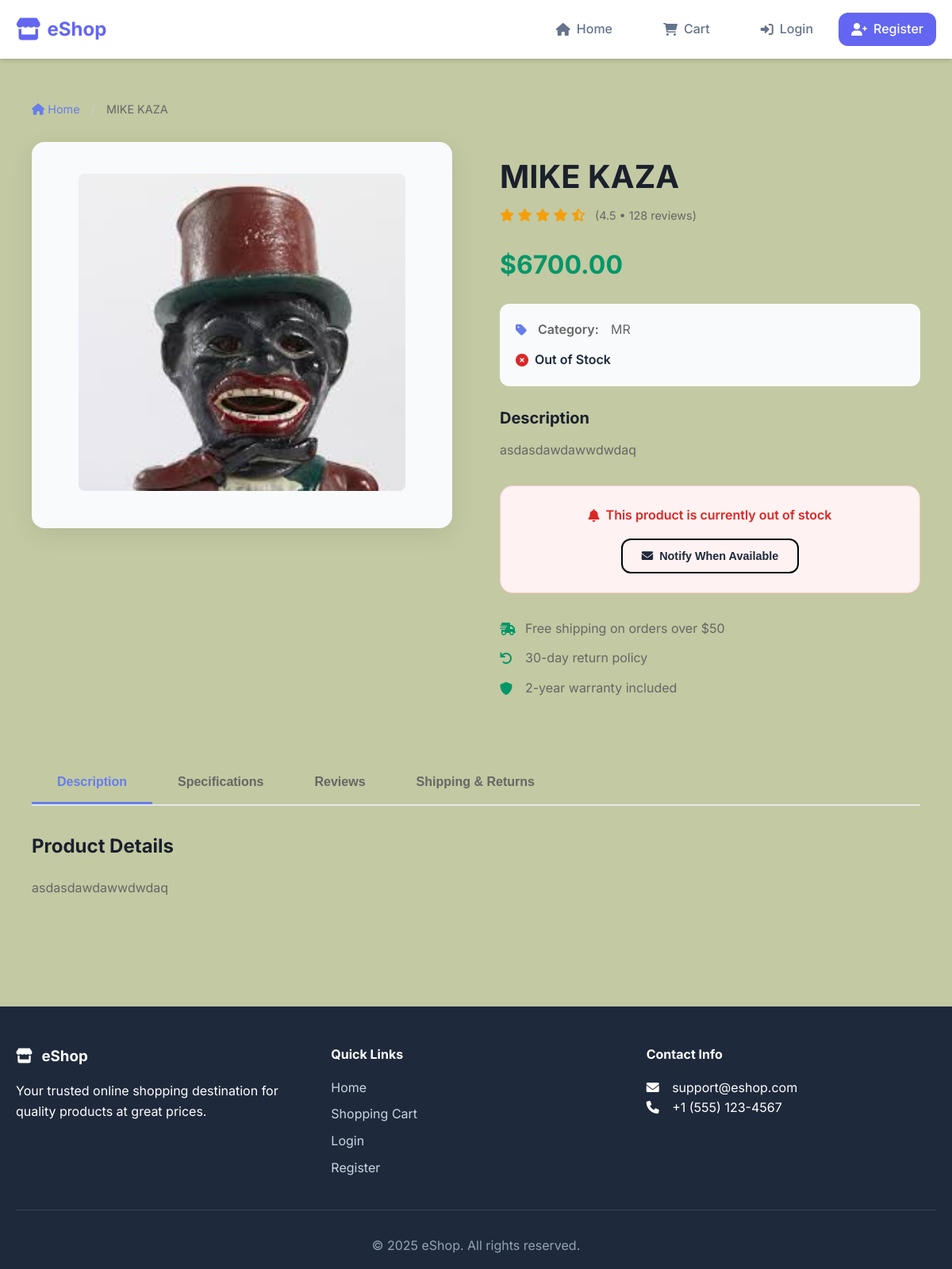
The app's page /product/17 with its own data.
### tables this page shows
CREATE TABLE products(
            product_id INTEGER PRIMARY KEY AUTOINCREMENT,
            name VARCHAR(100) NOT NULL,
            description TEXT,
            price DECIMAL(10,2) NOT NULL,
            stock_quantity INTEGER NOT NULL DEFAULT 0,
            category VARCHAR(50),
            image_url VARCHAR(255),
            created_at TIMESTAMP DEFAULT CURRENT_TIMESTAMP
        );

### app.py (the view)
@app.route("/product/<int:product_id>")
def product_detail(product_id):
    try:
        with get_cursor() as cur:
            cur.execute("SELECT * FROM products WHERE product_id = ?", (product_id,))
            product = cur.fetchone()
        if not product:
            flash('Product not found', 'danger')
            return redirect(url_for('home'))
        return render_template('product.html', product=product)
    except Exception as e:
        flash(f"Error loading product: {str(e)}", 'danger')
        return redirect(url_for('home'))

### app.py (called while the page is built)
@app.context_processor
def utility_processor():
    def get_image_url(image_url):
        if not image_url:
            return url_for('static', filename='images/placeholder.png')
        if image_url.startswith('uploads/'):
            return url_for('static', filename=image_url)
        return image_url
    return dict(get_image_url=get_image_url)

def get_db():
    db = getattr(g, '_database', None)
    if db is None:
        db = g._database = sqlite3.connect(DATABASE)
        db.row_factory = sqlite3.Row
    return db

@app.teardown_appcontext
def close_connection(exception):
    db = getattr(g, '_database', None)
    if db is not None:
        db.close()

@contextmanager
def get_cursor():
    db = get_db()
    cursor = db.cursor()
    try:
        yield cursor
        db.commit()
    except Exception as e:
        db.rollback()
        raise e
    finally:
        cursor.close()

### templates/product.html (shortened to what this page needs)
{% extends "base.html" %}
{% block content %}
<div class="product-page">
    <div class="product-breadcrumb">
        <a href="{{ url_for('home') }}" class="breadcrumb-link">
            <i class="fas fa-home"></i> Home
        </a>
        <span class="breadcrumb-separator">/</span>
        <span class="breadcrumb-current">{{ product.name }}</span>
    </div>
    <div class="product-layout">
        <div class="product-gallery">
            <div class="main-image-container">
                <img src="{{ get_image_url(product.image_url) }}"
                     alt="{{ product.name }}"
                     class="main-product-image"
                     id="mainProductImage">
            </div>
        </div>
        <div class="product-details">
            <div class="product-header">
                <h1 class="product-title">{{ product.name }}</h1>
                <div class="product-rating">
                    <div class="stars">
                        <i class="fas fa-star"></i>
                        <i class="fas fa-star"></i>
                        <i class="fas fa-star"></i>
                        <i class="fas fa-star"></i>
                        <i class="fas fa-star-half-alt"></i>
                    </div>
                    <span class="rating-text">(4.5 • 128 reviews)</span>
                </div>
            </div>
            <div class="product-pricing">
                <div class="current-price">${{ "%.2f"|format(product.price) }}</div>
            </div>
            <div class="product-meta">
                <div class="meta-item">
                    <i class="fas fa-tag"></i>
                    <span class="meta-label">Category:</span>
                    <span class="meta-value">{{ product.category or 'General' }}</span>
                </div>
                {% if product.stock_quantity > 0 %}
                    <div class="stock-available">
                        <i class="fas fa-check-circle"></i>
                        <span class="stock-text">In Stock</span>
                        <span class="stock-quantity">({{ product.stock_quantity }} available)</span>
                    </div>
                {% else %}
                    <div class="stock-unavailable">
                        <i class="fas fa-times-circle"></i>
                        <span class="stock-text">Out of Stock</span>
                    </div>
                {% endif %}
            </div>
            <div class="product-description">
                <h3>Description</h3>
                <p>{{ product.description or 'No description available for this product.' }}</p>
            </div>
            {% if product.stock_quantity > 0 %}
            <div class="purchase-section">
                <form action="{{ url_for('add_to_cart') }}" method="post" class="add-to-cart-form">
                    <input type="hidden" name="product_id" value="{{ product.product_id }}">
                    <div class="quantity-selector">
                        <label for="quantity">Quantity:</label>
                        <div class="quantity-controls">
                            <button type="button" class="quantity-btn" onclick="decreaseQuantity()">
                                <i class="fas fa-minus"></i>
                            </button>
                            <input type="number" id="quantity" name="quantity"
                                   value="1" min="1" max="{{ product.stock_quantity }}"
                                   class="quantity-input">
                            <button type="button" class="quantity-btn" onclick="increaseQuantity()">
                                <i class="fas fa-plus"></i>
                            </button>
                        </div>
                    </div>
                    <div class="action-buttons">
                        <button type="submit" class="btn btn-primary btn-add-to-cart">
                            <i class="fas fa-shopping-cart"></i>
                            Add to Cart
                        </button>
                        <button type="button" class="btn btn-secondary btn-wishlist">
                            <i class="fas fa-heart"></i>
                            Wishlist
                        </button>
                    </div>
                </form>
            </div>
            {% else %}
            <div class="out-of-stock-section">
                <div class="out-of-stock-message">
                    <i class="fas fa-bell"></i>
                    <span>This product is currently out of stock</span>
                </div>
                <button class="btn btn-outline notify-btn">
                    <i class="fas fa-envelope"></i>
                    Notify When Available
                </button>
            </div>
            {% endif %}
            <div class="product-features">
                <div class="feature">
                    <i class="fas fa-shipping-fast"></i>
                    <span>Free shipping on orders over $50</span>
                </div>
                <div class="feature">
                    <i class="fas fa-undo"></i>
                    <span>30-day return policy</span>
                </div>
                <div class="feature">
                    <i class="fas fa-shield-alt"></i>
                    <span>2-year warranty included</span>
                </div>
            </div>
        </div>
    </div>
    <div class="product-tabs">
        <div class="tabs-header">
            <button class="tab-btn active" data-tab="description">Description</button>
            <button class="tab-btn" data-tab="specifications">Specifications</button>
            <button class="tab-btn" data-tab="reviews">Reviews</button>
            <button class="tab-btn" data-tab="shipping">Shipping & Returns</button>
        </div>
        <div class="tabs-content">
            <div class="tab-pane active" id="description">
                <h3>Product Details</h3>
                <p>{{ product.description or 'Detailed product description coming soon.' }}</p>
            </div>
        </div>
    </div>
</div>
{% endblock %}

### static/css/style.css (style rules this page uses)
:root { --primary-color: #6366f1; --primary-dark: #4f46e5; --secondary-color: #679e0f; --accent-color: #10b981; --text-dark: #1e293b; --text-light: #64748b; --border-color: #000408; --shadow: 0 4px 6px -1px rgba(0, 0, 0, 0.1), 0 2px 4px -1px rgba(0, 0, 0, 0.06); --shadow-lg: 0 10px 15px -3px rgba(0, 0, 0, 0.1), 0 4px 6px -2px rgba(0, 0, 0, 0.05); --radius: 12px; --transition: all 0.3s ease; }
* { margin: 0; padding: 0; box-sizing: border-box; }
body { font-family: 'Inter', -apple-system, BlinkMacSystemFont, sans-serif; line-height: 1.6; color: var(--text-dark); background-color: #c3c9a2; }
.btn { display: inline-flex; align-items: center; justify-content: center; padding: 0.75rem 1.5rem; border: none; border-radius: var(--radius); font-weight: 600; text-decoration: none; cursor: pointer; transition: var(--transition); font-size: 0.9rem; gap: 0.5rem; }
.btn i { font-size: 0.9rem; }
.btn-outline { background: transparent; border: 2px solid var(--border-color); color: var(--text-dark); }
.nav-link, .btn, .product-card { transition: var(--transition); }

### templates/product.html (style rules this page uses)
.product-page { max-width: 1200px; margin: 0 auto; padding: 20px; }
.product-breadcrumb { margin-bottom: 30px; font-size: 0.9rem; color: #666; }
.breadcrumb-link { color: #667eea; text-decoration: none; }
.breadcrumb-separator { margin: 0 10px; color: #ccc; }
.product-layout { display: grid; grid-template-columns: 1fr 1fr; gap: 60px; margin-bottom: 60px; }
.product-gallery { position: sticky; top: 20px; }
.main-image-container { background: #f8fafc; border-radius: 16px; padding: 40px; text-align: center; box-shadow: 0 8px 32px rgba(0,0,0,0.08); }
.main-product-image { max-width: 100%; height: 400px; object-fit: contain; border-radius: 8px; }
.product-details { padding: 20px 0; }
.product-header { margin-bottom: 24px; }
.product-title { font-size: 2.5rem; font-weight: 700; color: #1a202c; margin: 0 0 12px 0; line-height: 1.2; }
.product-rating { display: flex; align-items: center; gap: 12px; }
.stars { color: #f59e0b; }
.rating-text { color: #666; font-size: 0.9rem; }
.product-pricing { margin-bottom: 24px; }
.current-price { font-size: 2rem; font-weight: 700; color: #059669; margin-bottom: 8px; }
.product-meta { display: flex; flex-direction: column; gap: 12px; margin-bottom: 24px; padding: 20px; background: #f8fafc; border-radius: 12px; }
.meta-item { display: flex; align-items: center; gap: 12px; color: #666; }
.meta-item i { color: #667eea; width: 16px; }
.meta-label { font-weight: 600; min-width: 80px; }
.stock-available, .stock-unavailable { display: flex; align-items: center; gap: 8px; font-weight: 600; }
.stock-unavailable i { color: #dc2626; }
.product-description { margin-bottom: 32px; }
.product-description h3 { margin: 0 0 12px 0; color: #1a202c; font-size: 1.25rem; }
.product-description p { color: #666; line-height: 1.6; margin: 0; }
.out-of-stock-section { margin-bottom: 32px; padding: 24px; background: #fef2f2; border: 1px solid #fecaca; border-radius: 16px; text-align: center; }
.out-of-stock-message { display: flex; align-items: center; justify-content: center; gap: 8px; margin-bottom: 16px; color: #dc2626; font-weight: 600; }
.notify-btn { padding: 12px 24px; }
.product-features { display: flex; flex-direction: column; gap: 12px; }
.feature { display: flex; align-items: center; gap: 12px; color: #666; }
.feature i { color: #059669; width: 20px; }
.product-tabs { margin-top: 60px; }
.tabs-header { display: flex; border-bottom: 2px solid #e5e7eb; margin-bottom: 32px; }
.tab-btn { padding: 16px 32px; background: none; border: none; border-bottom: 3px solid transparent; font-size: 1rem; font-weight: 600; color: #666; cursor: pointer; transition: all 0.3s ease; }
.tab-btn.active { color: #667eea; border-bottom-color: #667eea; }
.tab-pane { display: none; }
.tab-pane.active { display: block; }
.tab-pane h3 { margin: 0 0 20px 0; color: #1a202c; font-size: 1.5rem; }
.tab-pane p { color: #666; line-height: 1.7; margin-bottom: 20px; }

### records on screen
products: name "MIKE KAZA", image_url (picture), price "6700.00", category "MR", description "asdasdawdawwdwdaq"
